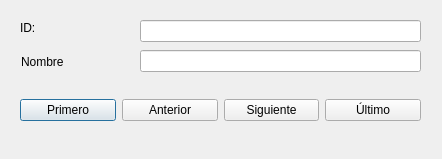
<?xml version="1.0" encoding="UTF-8"?>
<ui version="4.0">
 <class>NavegacionRegistrosBDDialog</class>
 <widget class="QDialog" name="NavegacionRegistrosBDDialog">
  <property name="geometry">
   <rect>
    <x>0</x>
    <y>0</y>
    <width>442</width>
    <height>159</height>
   </rect>
  </property>
  <property name="windowTitle">
   <string>SQLite: Navegacion de R.egistros</string>
  </property>
  <widget class="QLabel" name="lbl_id">
   <property name="geometry">
    <rect>
     <x>20</x>
     <y>20</y>
     <width>31</width>
     <height>16</height>
    </rect>
   </property>
   <property name="text">
    <string>ID:</string>
   </property>
  </widget>
  <widget class="QLineEdit" name="txt_id">
   <property name="geometry">
    <rect>
     <x>140</x>
     <y>20</y>
     <width>281</width>
     <height>22</height>
    </rect>
   </property>
   <property name="readOnly">
    <bool>true</bool>
   </property>
  </widget>
  <widget class="QLabel" name="lbl_nombre">
   <property name="geometry">
    <rect>
     <x>21</x>
     <y>54</y>
     <width>49</width>
     <height>16</height>
    </rect>
   </property>
   <property name="text">
    <string>Nombre</string>
   </property>
  </widget>
  <widget class="QLineEdit" name="txt_nombre">
   <property name="geometry">
    <rect>
     <x>140</x>
     <y>50</y>
     <width>281</width>
     <height>22</height>
    </rect>
   </property>
   <property name="readOnly">
    <bool>true</bool>
   </property>
  </widget>
  <widget class="QWidget" name="horizontalLayoutWidget">
   <property name="geometry">
    <rect>
     <x>20</x>
     <y>80</y>
     <width>401</width>
     <height>61</height>
    </rect>
   </property>
   <layout class="QHBoxLayout" name="horizontalLayout">
    <item>
     <widget class="QPushButton" name="btn_primero">
      <property name="text">
       <string>Primero</string>
      </property>
     </widget>
    </item>
    <item>
     <widget class="QPushButton" name="btn_anterior">
      <property name="text">
       <string>Anterior</string>
      </property>
     </widget>
    </item>
    <item>
     <widget class="QPushButton" name="btn_sigiente">
      <property name="text">
       <string>Siguiente</string>
      </property>
     </widget>
    </item>
    <item>
     <widget class="QPushButton" name="btn_ultimo">
      <property name="text">
       <string>Último</string>
      </property>
     </widget>
    </item>
   </layout>
  </widget>
 </widget>
 <resources/>
 <connections/>
</ui>
